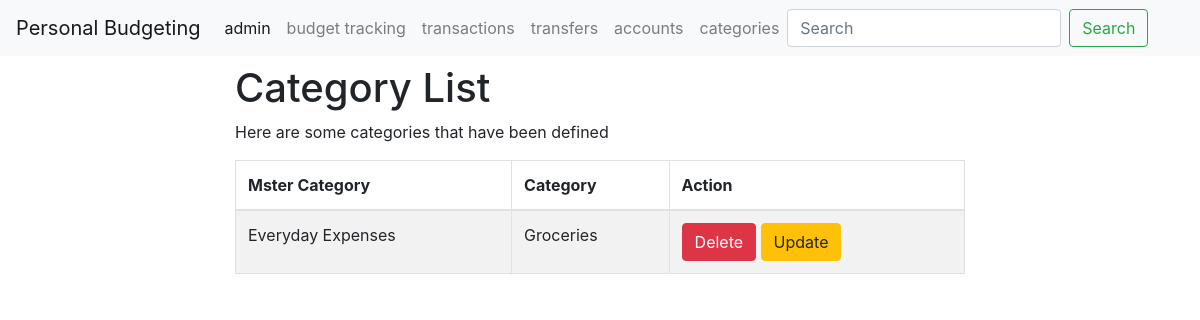
Page /categories/ on the earlier database version.
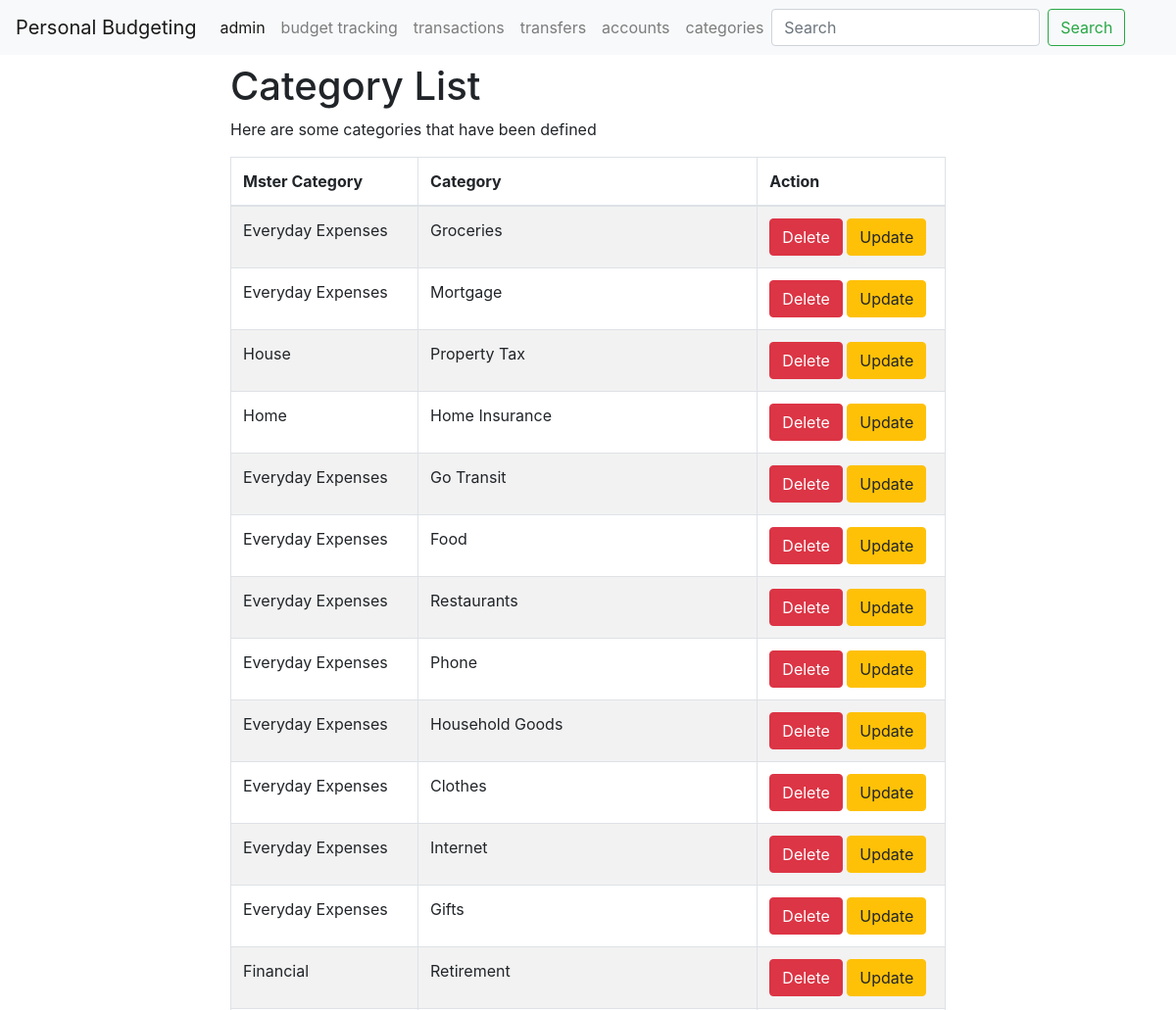
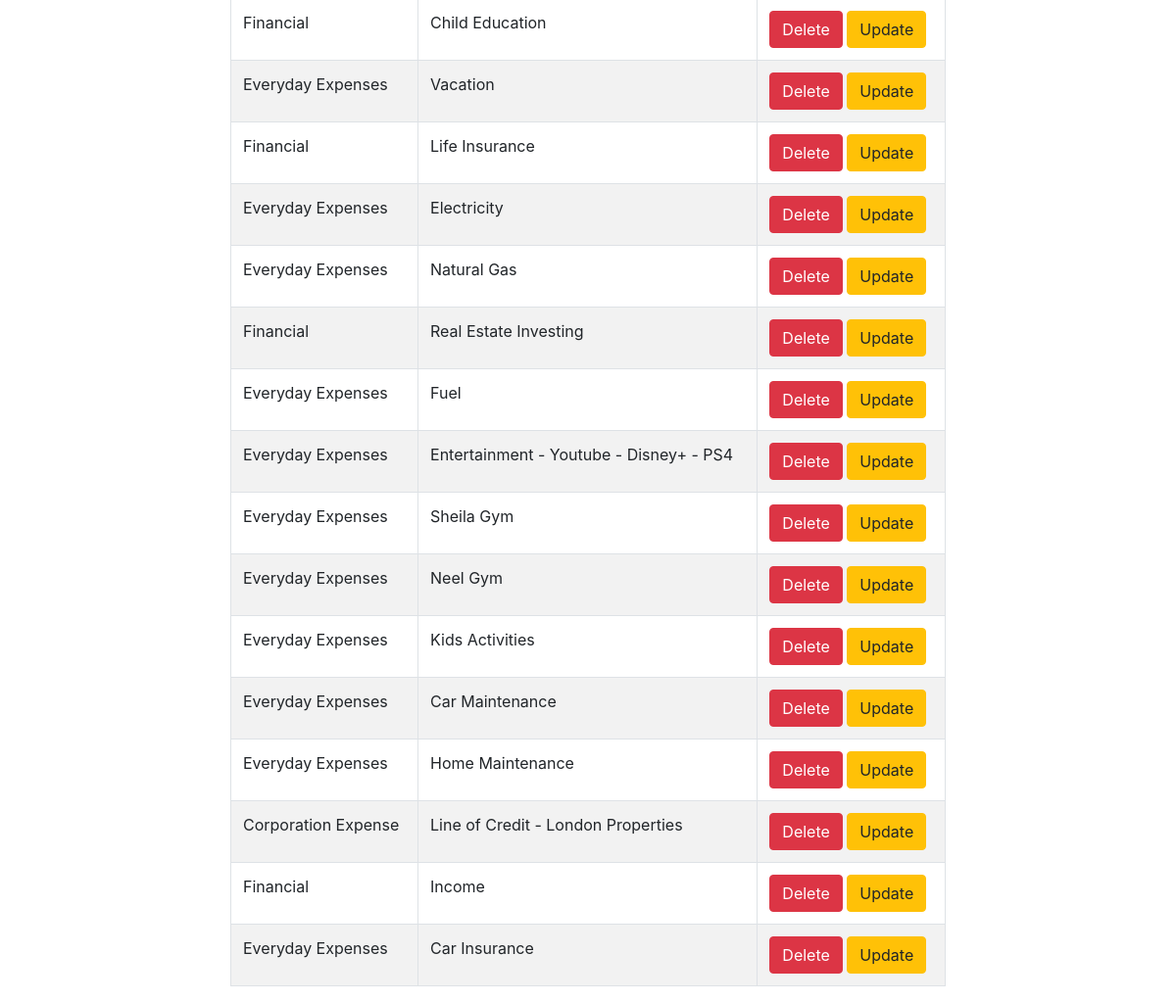
Same page on the later database version (2 pictures, top to bottom).
### categories/models.py (models this page shows, shortened)
class Category(models.Model):
    master_category = models.CharField(max_length=200, default='none')
    category = models.CharField(max_length=200)

### categories/views.py (the view)
# urls.py: path('', views.index, name='accounts-index'),
def index(request):
    template = loader.get_template('categories/index.html')
    show_categories = Category.objects.all()
    show_transactions = Transaction.objects.all()
    total = Transaction.objects.all().aggregate(sum=Sum('amount'))['sum'] or 0.00
    total = "{:.2f}".format(total)
    context = {
        'show_categories': show_categories,
        'show_transactions':show_transactions,
        'total': total,
    }
    return HttpResponse(template.render(context, request))

### templates/categories/index.html
{% extends 'base.html' %}
{% block content %}
<div class="container">
      <div class="row justify-content-center">
        <div class="col-8">
          <h1 class="mt-2">Category List</h1>
<p> Here are some categories that have been defined</p>
<table class="table table-striped table-bordered">
<thead>
<tr>
<th scope="col">Mster Category</th>
<th scope="col">Category</th>
<th scope="col">Action</th>
</thead>
<tbody>
{% if show_categories %}
    {% for category in show_categories %}
        <tr>
        <td>{{ category.master_category }}</td>
        <td>{{ category.category}}</td>
        <td> <a class = "btn btn-danger" href="{%url "categories-delete" category.id%}">Delete</a> <a class = "btn btn-warning" href="{%url "categories-update" category.id%}">Update</a></td>
    {% endfor %}
{% else %}
    Nothing available
{% endif %}
</tbody>
</table>
</div>
</div>
</div>
{% endblock %}

### templates/base.html (shortened to what this page needs)
<!doctype html>
<html lang="en">
  <head>
{% load bootstrap4 %}
{% bootstrap_css %}
  </head>
  <body>
  <nav class="navbar navbar-expand-lg navbar-light bg-light">
  <a class="navbar-brand" href="#">Personal Budgeting</a>
  <div class="collapse navbar-collapse" id="navbarSupportedContent">
    <ul class="navbar-nav mr-auto">
      <li class="nav-item active">
        <a class="nav-link" href="/admin/login/?next=/admin/">admin <span class="sr-only">(current)</span></a>
      </li>
      <li class="nav-item">
        <a class="nav-link" href="/budgettracker/">budget tracking</a>
      </li>
      <li class="nav-item">
        <a class="nav-link" href="/transactions/">transactions</a>
      </li>
      <li class="nav-item">
        <a class="nav-link" href="/transfers/">transfers</a>
      </li>
      <li class="nav-item">
        <a class="nav-link" href="/accounts/">accounts</a>
      </li>      <li class="nav-item">
        <a class="nav-link" href="/categories/">categories</a>
      </li>
    <form class="form-inline my-2 my-lg-0">
      <input class="form-control mr-sm-2" type="search" placeholder="Search" aria-label="Search">
      <button class="btn btn-outline-success my-2 my-sm-0" type="submit">Search</button>
    </form>
  </div>
</nav>
          {% block content %}
          {% endblock %}
  </body>
</html>

Differences in the rows shown:
added Category: master_category "Everyday Expenses", category "Mortgage"
added Category: master_category "House", category "Property Tax"
added Category: master_category "Home", category "Home Insurance"
added Category: master_category "Everyday Expenses", category "Go Transit"
added Category: master_category "Everyday Expenses", category "Food"
added Category: master_category "Everyday Expenses", category "Restaurants"
added Category: master_category "Everyday Expenses", category "Phone"
added Category: master_category "Everyday Expenses", category "Household Goods"
added Category: master_category "Everyday Expenses", category "Clothes"
added Category: master_category "Everyday Expenses", category "Internet"
added Category: master_category "Everyday Expenses", category "Gifts"
added Category: master_category "Financial", category "Retirement"
added Category: master_category "Financial", category "Child Education"
added Category: master_category "Everyday Expenses", category "Vacation"
added Category: master_category "Financial", category "Life Insurance"
added Category: master_category "Everyday Expenses", category "Electricity"
added Category: master_category "Everyday Expenses", category "Natural Gas"
added Category: master_category "Financial", category "Real Estate Investing"
added Category: master_category "Everyday Expenses", category "Fuel"
added Category: master_category "Everyday Expenses", category "Entertainment - Youtube - Disney+ - PS4"
added Category: master_category "Everyday Expenses", category "Sheila Gym"
added Category: master_category "Everyday Expenses", category "Neel Gym"
added Category: master_category "Everyday Expenses", category "Kids Activities"
added Category: master_category "Everyday Expenses", category "Car Maintenance"
added Category: master_category "Everyday Expenses", category "Home Maintenance"
added Category: master_category "Corporation Expense", category "Line of Credit - London Properties"
added Category: master_category "Financial", category "Income"
added Category: master_category "Everyday Expenses", category "Car Insurance"
